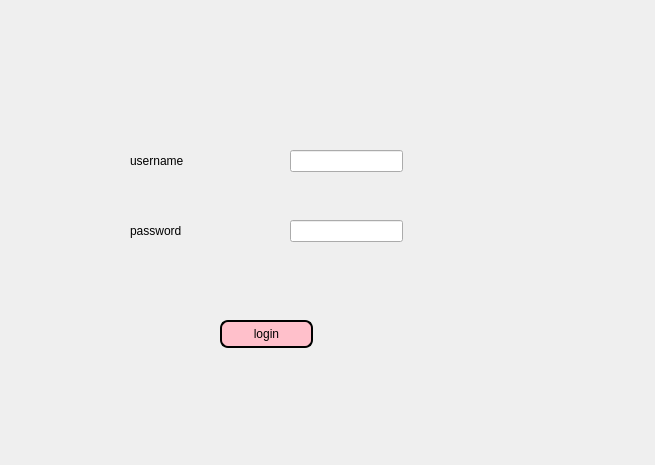
<?xml version="1.0" encoding="UTF-8"?>
<ui version="4.0">
 <class>login</class>
 <widget class="QWidget" name="login">
  <property name="geometry">
   <rect>
    <x>0</x>
    <y>0</y>
    <width>655</width>
    <height>465</height>
   </rect>
  </property>
  <property name="windowTitle">
   <string>Form</string>
  </property>
  <widget class="QLineEdit" name="username">
   <property name="geometry">
    <rect>
     <x>290</x>
     <y>150</y>
     <width>113</width>
     <height>22</height>
    </rect>
   </property>
  </widget>
  <widget class="QLineEdit" name="password">
   <property name="geometry">
    <rect>
     <x>290</x>
     <y>220</y>
     <width>113</width>
     <height>22</height>
    </rect>
   </property>
  </widget>
  <widget class="QLabel" name="label">
   <property name="geometry">
    <rect>
     <x>130</x>
     <y>150</y>
     <width>81</width>
     <height>21</height>
    </rect>
   </property>
   <property name="text">
    <string>username</string>
   </property>
  </widget>
  <widget class="QPushButton" name="pb_login">
   <property name="geometry">
    <rect>
     <x>220</x>
     <y>320</y>
     <width>93</width>
     <height>28</height>
    </rect>
   </property>
   <property name="styleSheet">
    <string notr="true">QPushButton {
color: #000000;
background:#FFC0CB;
border: none;
font-size:12px;
font-family:Arial, Helvetica, sans-serif;
border: 2px solid ;
border-radius: 8px;
}
QPushButton:hover {
color:#fff;
	background-color: rgb(0, 0, 127);
border: none;
}</string>
   </property>
   <property name="text">
    <string>login</string>
   </property>
  </widget>
  <widget class="QLabel" name="label_2">
   <property name="geometry">
    <rect>
     <x>130</x>
     <y>220</y>
     <width>81</width>
     <height>21</height>
    </rect>
   </property>
   <property name="text">
    <string>password</string>
   </property>
  </widget>
 </widget>
 <resources/>
 <connections/>
</ui>
